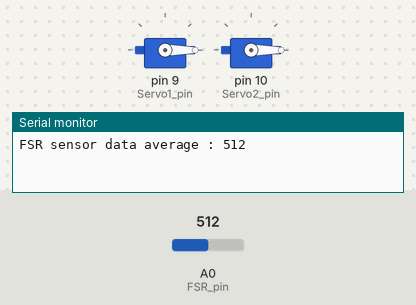
A sketch run on a simulated Arduino Uno, built with avr-gcc and run on an emulated ATmega328P. On the bench: 2 × servo, the last lines printed to the serial monitor. The test bench sets the inputs (shaded band); at power-on: A0 (FSR_pin) = 512.

Above: at 1.2 s.
1.3 s: A0 (FSR_pin) set to 692
3.2 s: A0 (FSR_pin) set to 709
At 4.3 s:
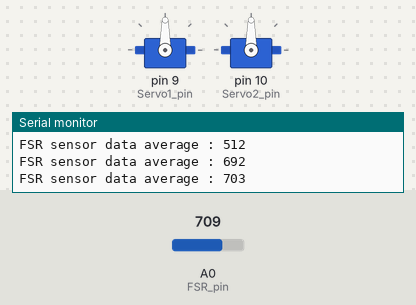
Timing chart, 0 to 6.2 s (numbered marks = the images above; inputs shaded):
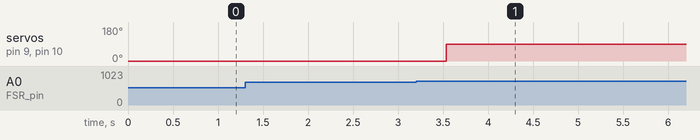

The sketch:

FSR.ino
```cpp
#include <Servo.h> // 서보모터 라이브러리 추가하기
Servo ser1; // 서보모터 객체 설정
Servo ser2;

int FSR_pin = A0; // 압력센서가 연결된 핀
int Servo1_pin = 9; // 1번 서보모터가 연결된 핀
int Servo2_pin = 10; // 2번 서보모터가 연결된 핀

void setup() {
  Serial.begin(9600); // 시리얼 통신 속도 설정
  ser1.attach(Servo1_pin);
  ser2.attach(Servo2_pin);
  ser1.write(0); // 서보모터 초깃값 설정
  ser2.write(0);
}

void loop() {
  int i;
  long long int sum = 0;
  for (i = 0; i < 100; i++) { // 데이터 100회 수집하기
    sum += analogRead(FSR_pin); // 압력 센서 값 읽어오기
    delay(5);
  }
  int average = sum / 100; // 데이터의 평균값 구하기
  Serial.print("FSR sensor data average : ");
  Serial.println(average); // 시리얼 모니터로 데이터 확인하기

  if (average > 700) { // 데이터의 평균값이 700 이상이면
    ser1.write(90); // 서보모터 움직이기
    ser2.write(90);
  }
  delay(1000);
}
```

Measured:
- the behaviour switches between 700 and 701 on A0 (FSR_pin) (found by bisection; images 0 and 1)
- after the input at 3.2 s, servo on pin 9 (Servo1_pin), servo on pin 10 (Servo2_pin): 0° → 90° after 0.34 s
